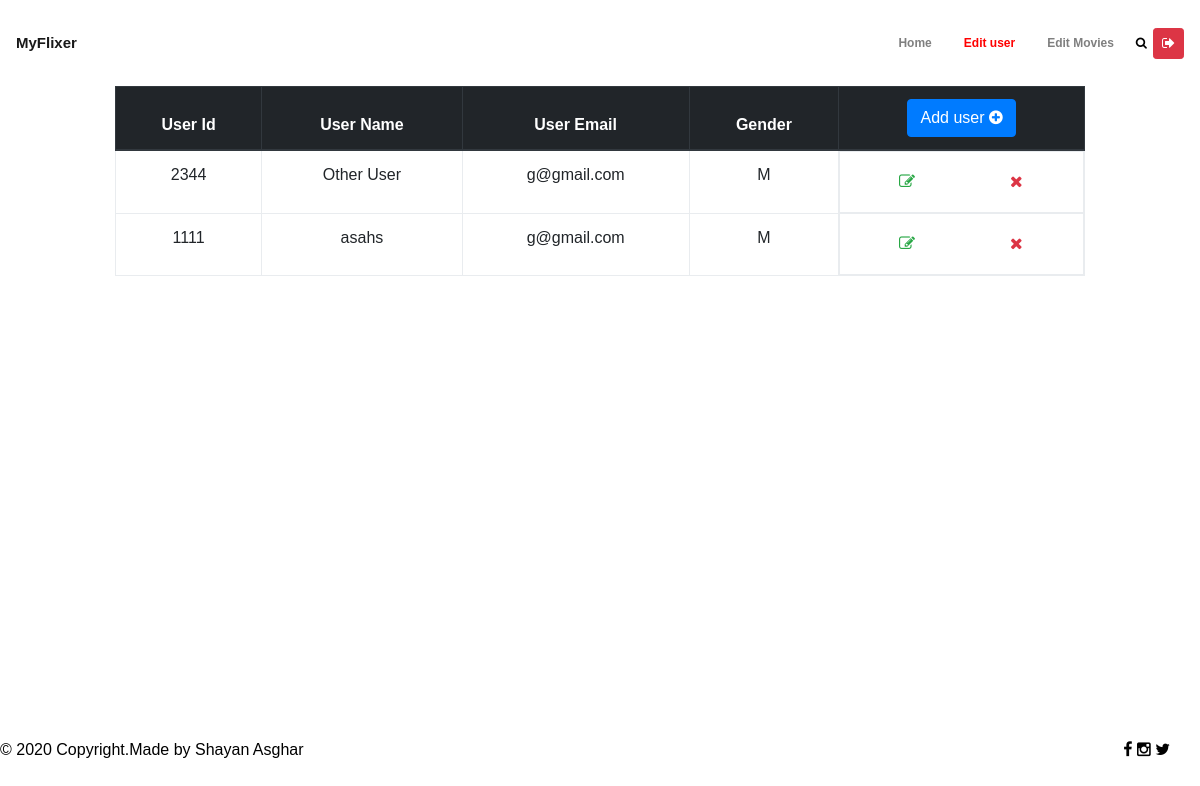
The app's page /home/users/ (signed in), older data.
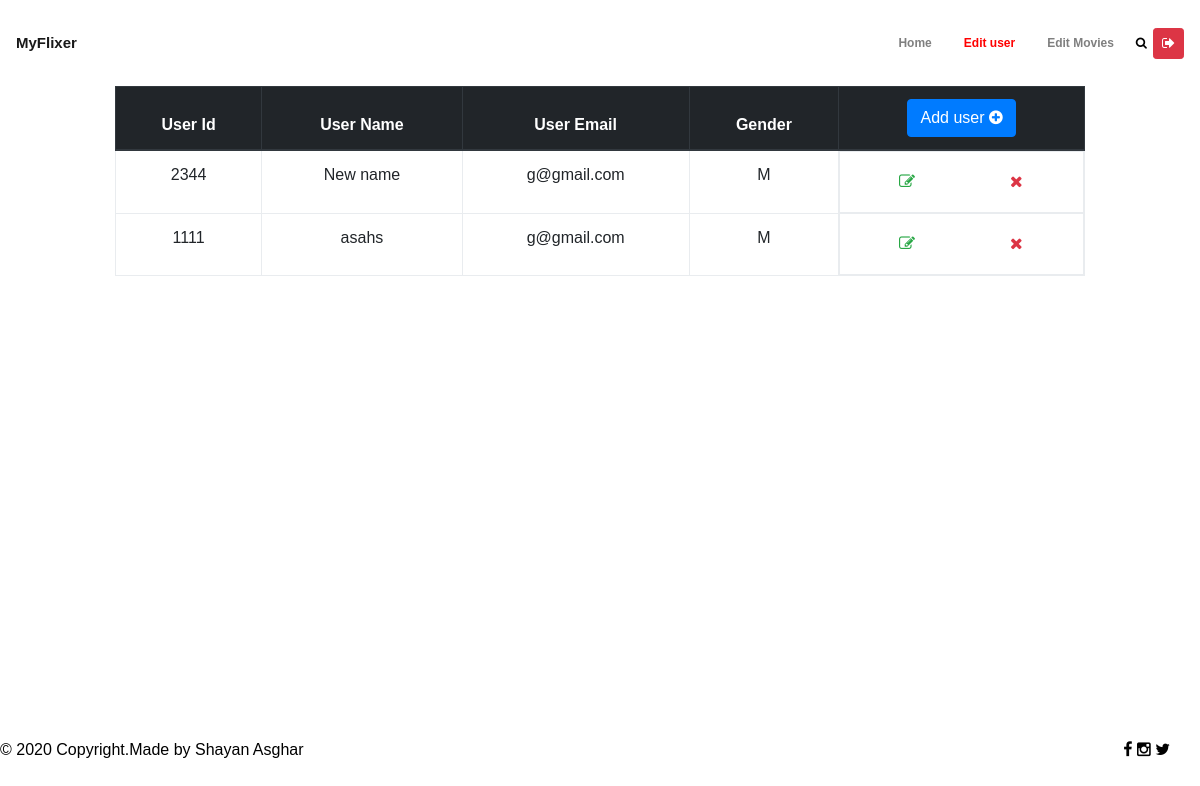
The same page, newer data.
### Flixer/models.py (models this page shows, shortened)
class User(models.Model):
    user_id = models.CharField(max_length=30, primary_key=True)
    name = models.CharField(max_length=200)
    password = models.CharField(max_length=20)
    gender = models.CharField(max_length=2,
                              choices=[('M', 'Male'),
                                       ('F', 'Female')])
    email = models.EmailField()

### Flixer/views.py (the view)
# urls.py: path('home/users/', views.userPage, name="user-page"),
def userPage(request, added='no'):
    if request.session.get('admin', False):
        userData = User.objects.all()
        return render(request, 'admin_pages/usersData.html', {'userData': userData, 'added': added})
    else:
        return start(request)

### Flixer/templates/admin_pages/usersData.html (shortened to what the changed rows need)
<!DOCTYPE html>
<html lang="en">
	<head>
        {% load static %}
        <link rel="stylesheet" type="text/css" href="{% static 'css/font-awesome.min.css' %}">
		<link rel="stylesheet" type = "text/css" href="{% static 'css/bootstrap.min.css' %}">
		<link rel="stylesheet" type="text/css" href="{% static 'css/styleUser.css' %}">
	</head>
        <body>
		<div class="main">
			<div class="content">
				<div class="container-fluid">
                    <div class = "userTable">
                        <table class = "table table-hover table-bordered">
                            <thead class = "thead-dark">
                                <tr>
                                    <th>User Id</th>
                                    <th>User Name</th>
                                    <th>User Email</th>
                                    <th>Gender</th>
                                    <th>
                                    <button type="button" class="btn btn-primary" data-toggle="modal" data-target="#exampleModalCenter">
                                      Add user
                                        <i class = "fa fa-plus-circle"></i>
                                    </button>
                                    </th>
                                </tr>
                            </thead>
                            <tbody>
                                {% for lines in userData %}
                                <tr>
                                        <td id = 'userId{{forloop.counter0}}'>{{ lines.user_id}}</td>
                                        <td>{{ lines.name}}</td>
                                        <td>{{ lines.email}}</td>
                                        <td>{{ lines.gender }}</td>
                                        <td id = "buttonGroup" style = "display: flex; justify-content: space-evenly;">
                                        <div class = "buttonGroupForm">
                                            <button type="button" onclick = "getId('userId{{forloop.counter0}}')" class="btn btn-outline-success" data-toggle="modal" data-target="#modalUserEdit">
                                                <i class = "fa fa-edit"></i>
                                            </button>
                                        </div>
                                        <form class = "buttonGroupForm" method="post" id = "deleteform" onsubmit = "return checkDelete()" action = "{% url 'Flixer:user-delete' %}">
                                            <button class = "btn btn-outline-danger" type="submit" ><i class = "fa fa-remove"></i></button>
                                        </form>
                                        </td>
                                </tr>
                                {% endfor %}
                            </tbody>
                        </table>
                    </div>
				</div>
			</div>
        </div>
</body>
</html>

Row changes from the older to the newer data that the page shows:
changed User id 2344: name "Other User" → "New name"
